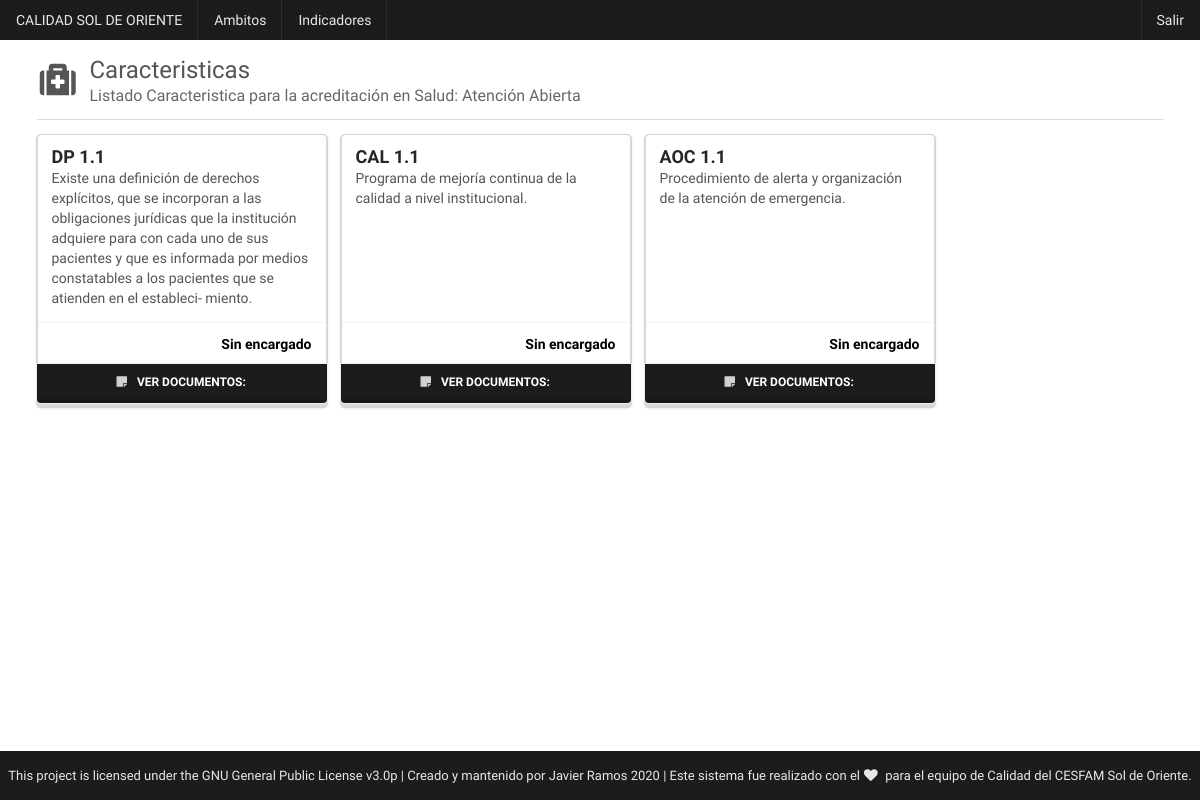
/caracteristicas/ (signed in), run on the app's committed database.
### caracteristicas/models.py (models this page shows, shortened)
class Caracteristica(models.Model):
    nombre = models.CharField(
        verbose_name='Nombre de Caracteristica', max_length=100
        )
    funcionario = models.ForeignKey(
        Funcionario, verbose_name="Encargado", on_delete=models.CASCADE,
        blank=True, null=True,
        related_name='caracteristica_funcionario'
        )
    subrogante = models.ForeignKey(
        Funcionario, verbose_name="Subrogante", on_delete=models.CASCADE,
        blank=True, null=True,
        related_name='caracteristica_subrogante'
        )
    ambito = models.ForeignKey(
        Ambito, verbose_name="Ámbito", on_delete=models.CASCADE
        )
    denominacion = RichTextField(
        verbose_name='Denomiación'
        )
    TIPO_CHOICES = (
        ('OBLIGATORIA', 'OBLIGATORIA'),
        ('NO OBLIGATORIA', 'NO OBLIGATORIA')
    )
    tipo = models.CharField(
        verbose_name="Tipo de caracteristica", choices=TIPO_CHOICES,
        max_length=15, null=True, blank=True
        )
    numero = models.FloatField(
        verbose_name='Número de Característica'
        )
    fecha_actualizacion = models.DateField(
        verbose_name='Fecha de última actualización', default='2018-11-13'
        )
    created = models.DateTimeField(
        auto_now_add=True, verbose_name='Fecha de creación'
        )
    updated = models.DateTimeField(
        auto_now=True, verbose_name='Fecha de edición'
        )
    class Meta:
        verbose_name = 'Característica'
        verbose_name_plural = 'Características'
        ordering = ['ambito', 'numero']

### caracteristicas/views.py (the view)
# urls.py: path('', CaracteristicaList.as_view(), name='caracteristicas'),
@method_decorator(login_required(), name='dispatch')
class CaracteristicaList(ListView):
    model = Caracteristica

### templates/caracteristicas/caracteristica_list.html (shortened to what this page needs)
{% extends 'core/base.html' %}
{% load static %}
{% block content %}
<div>
  <h2 class="ui header floated left">
    <i class="medkit icon"></i>
    <div class="content">Caracteristicas
      <div class="sub header">
        Listado Caracteristica para la acreditación en Salud: Atención Abierta
      </div>
    </div>
  </h2>
  <div class="ui divider clearing"></div>
  <div class="ui cards">
    {% for caracteristica in caracteristica_list %}
    <div class="card">
      <div class="content">
        <div class="header">{{ caracteristica.nombre }}</div>
        <div class="denominacion">
          {{ caracteristica.denominacion|safe }}
        </div>
      </div>
      <div class="extra content">
        <div class="right floated author">
          <strong style="color: black">
            {% if caracteristica.encargado != null %}
            {{ caracteristica.encargado }}
            {% else %}
            Sin encargado
            {% endif %}
          </strong>
        </div>
      </div>
      <a
          href="{% url 'caracteristicas:caracteristica' caracteristica.id caracteristica.nombre|slugify %}"
          class="ui bottom secondary attached button">
        <i class="sticky note icon"></i>
        Ver Documentos:
      </a>
    </div>
    {% endfor %}
  </div>
</div>
{% endblock %}

### data on the page
Caracteristica: nombre "DP 1.1", denominacion "Existe una definición de derechos explícitos, que se incorporan a las obligaciones jurídicas que la institución adquiere para con cada uno de sus pacientes y que es informada por medios constatables a los pacientes que se atienden en el estableci- miento."
Caracteristica: nombre "CAL 1.1", denominacion "Programa de mejoría continua de la calidad a nivel institucional."
Caracteristica: nombre "AOC 1.1", denominacion "Procedimiento de alerta y organización de la atención de emergencia."
